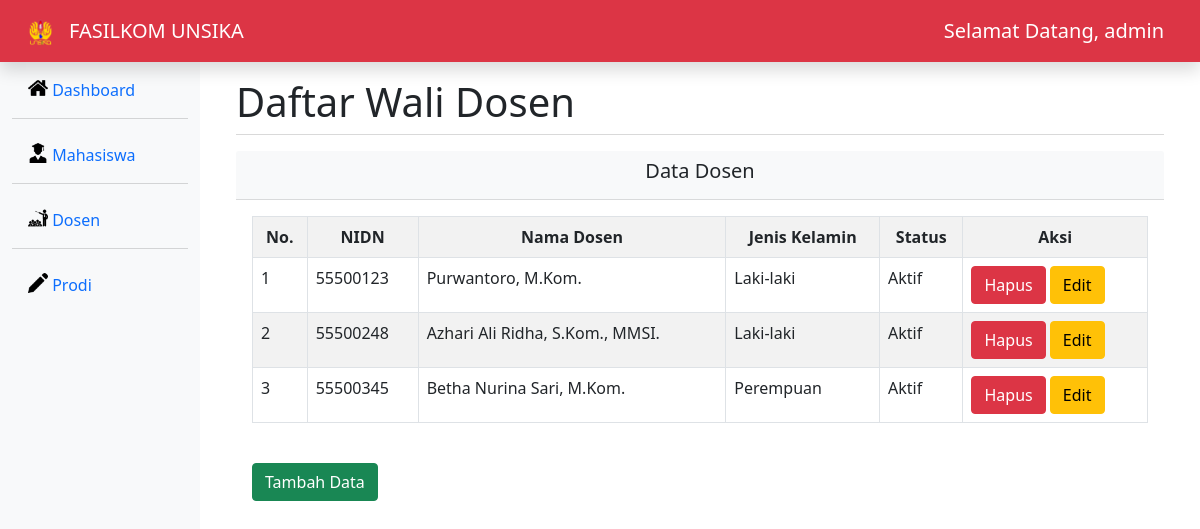
Screenshot of /dosen.php (signed in) with the database file from the repository.
### tables this page shows
CREATE TABLE `dosen` (
  `id_dosen` int(11) NOT NULL,
  `nidn` varchar(15) NOT NULL,
  `nama_dosen` varchar(255) NOT NULL,
  `jenis_kelamin` varchar(255) NOT NULL,
  `status` varchar(255) NOT NULL
);

### dosen.php (the view, shortened to what this page needs)
<!DOCTYPE html>
<html lang="en">
<head>
    <link rel="stylesheet" href="bootstrap-5.1.3-dist/css/bootstrap.min.css">
</head>
<body>
<nav class="navbar navbar-dark bg-danger flex-md-nowrap p-2 shadow col-12">
    <div class="container-fluid">
        <div class="d-flex flex-row">
            <div class="p-2"><img src="img/Logo_Unsika.png" width="25"></div>
            <div class="p-2"><span class="navbar-brand">FASILKOM UNSIKA</span></div>
        </div>
        <span class="navbar-brand mb-0 float-right">Selamat Datang, <?php echo $_SESSION["username"] ?></span>
    </div>
</nav>
<div class="container-fluid">
	<div class="row">
		<div class="col-md-2 d-none d-md-block bg-light sidebar" style="height: 100vh">
			<div class="sidebar-sticky">
				<ul class="nav flex-column">
                    <li class="nav-item mt-2 active">
						<a class="nav-link" href="index.php">
                        <img src="img/home.png" width="20" height="20" class="d-inline-block align-top">
							Dashboard
						</a>
					</li>
                    <div class="dropdown-divider"></div>
					<li class="nav-item mt-2 active">
						<a class="nav-link" href="mahasiswa.php">
                        <img src="img/student-with-graduation-cap.png" width="20" height="20" class="d-inline-block align-top">
							Mahasiswa
						</a>
					</li>
					<div class="dropdown-divider"></div>
					<li class="nav-item mt-2">
						<a class="nav-link" href="dosen.php">
                        <img src="img/lecture.png" width="20" height="20" class="d-inline-block align-top">
							Dosen
						</a>
					</li>
					<div class="dropdown-divider"></div>
					<li class="nav-item mt-2">
						<a class="nav-link" href="prodi.php">
                        <img src="img/pencil.png" width="20" height="20" class="d-inline-block align-top">
							Prodi
						</a>
					</li>
				</ul>
			</div>
		</div>
        <div class="col-10">
            <div class="container-fluid mt-3">
                <marquee scrollamount="10" direction="right"><h1>Daftar Wali Dosen</h1></marquee>
                <div class="dropdown-divider"></div>
                <div class="car mt-3">
                    <div class="card-header bg-light text-dark">
                        <h5 class="text-center">Data Dosen</h5>
                    </div>
                    <div class="card-body">
                        <table class="table table-bordered table-striped">
                            <tr>
                                <th class="text-center">No.</th>
                                <th class="text-center">NIDN</th>
                                <th class="text-center">Nama Dosen</th>
                                <th class="text-center">Jenis Kelamin</th>
                                <th class="text-center">Status</th>
                                <th class="text-center">Aksi</th>
                            </tr>
                            <?php
                            include 'koneksi.php';
                            $data=mysqli_query($koneksi,"SELECT * FROM dosen") or die(mysqli_error($koneksi));
                            foreach($data as $dosen){?>
                            <tr>
                                <td><?php echo $dosen['id_dosen'];?></td>
                                <td><?php echo $dosen['nidn'];?></td>
                                <td><?php echo $dosen['nama_dosen'];?></td>
                                <td><?php echo $dosen['jenis_kelamin'];?></td>
                                <td><?php echo $dosen['status'];?></td>
                                <td>
                                    <a href="dosen_delete.php?id_dosen=<?php echo $dosen['id_dosen']?>" class="btn btn-danger" onclick="return confirm('Anda akan menghapus data ini ?')">Hapus</a>
                                    <a href="dosen_update.php?id_dosen=<?php echo $dosen['id_dosen']?>" class="btn btn-warning">Edit</a>
                                </td>
							</tr>
							<?php };?>
                        </table>
                        <a class="btn btn-success my-4" href="dosen_create.php" >Tambah Data</a>
                    </div>
                </div>
            </div>
        </div>
    </div>
</div>
</body>
</html>

### rows the page displays
dosen: id_dosen "1", nidn "55500123", nama_dosen "Purwantoro, M.Kom.", jenis_kelamin "Laki-laki", status "Aktif"
dosen: id_dosen "2", nidn "55500248", nama_dosen "Azhari Ali Ridha, S.Kom., MMSI.", jenis_kelamin "Laki-laki", status "Aktif"
dosen: id_dosen "3", nidn "55500345", nama_dosen "Betha Nurina Sari, M.Kom.", jenis_kelamin "Perempuan", status "Aktif"

### other values shown
$_SESSION["username"] "admin"
